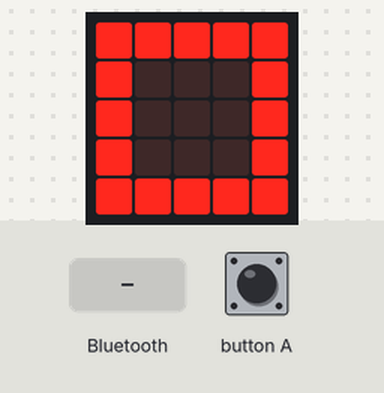
Simulated run of this program. Board: BBC micro:bit (MakeCode). Shown: the board's 5×5 LED display. The test bench sets the inputs (shaded band).

Above: at 1.8 s.
1.9 s: a phone connects over Bluetooth
At 2.9 s:
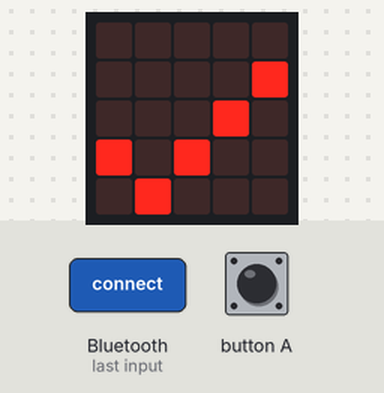
3.4 s: a phone disconnects over Bluetooth
At 4.0 s:
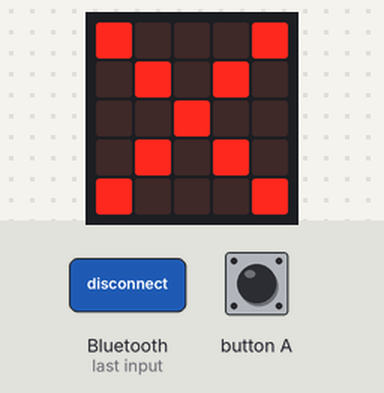
Timing chart, 0 to 6.4 s (numbered marks = the images above; inputs shaded):
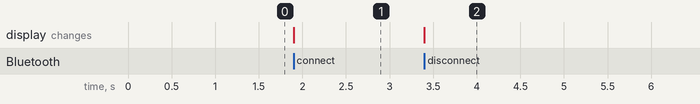

The program:

main.ts
```typescript
bluetooth.onBluetoothConnected(function () {
    basic.showIcon(IconNames.Yes)
})
bluetooth.onBluetoothDisconnected(function () {
    basic.showIcon(IconNames.No)
})
input.onButtonPressed(Button.A, function () {
    bluetooth.uartWriteString("Temp =")
    bluetooth.uartWriteNumber(input.temperature())
    bluetooth.uartWriteLine("")
})
bluetooth.onUartDataReceived(serial.delimiters(Delimiters.NewLine), function () {
    donnee_recue = bluetooth.uartReadUntil(serial.delimiters(Delimiters.NewLine))
    if (donnee_recue.includes("on")) {
        basic.showLeds(`
            # # # # #
            # # # # #
            # # # # #
            # # # # #
            # # # # #
            `)
    } else {
        if (donnee_recue.includes("off")) {
            basic.clearScreen()
        }
    }
})
let donnee_recue = ""
bluetooth.startUartService()
basic.showIcon(IconNames.Square)
basic.forever(function () {

})
```

test.ts
```typescript
// les tests vont ici ; cela ne sera pas compilé si ce paquet est utilisé en tant qu'extension.
```

Measured:
- after the input at 1.9 s, the display: changes at once (image 1)
- after the input at 3.4 s, the display: changes at once (image 2)
